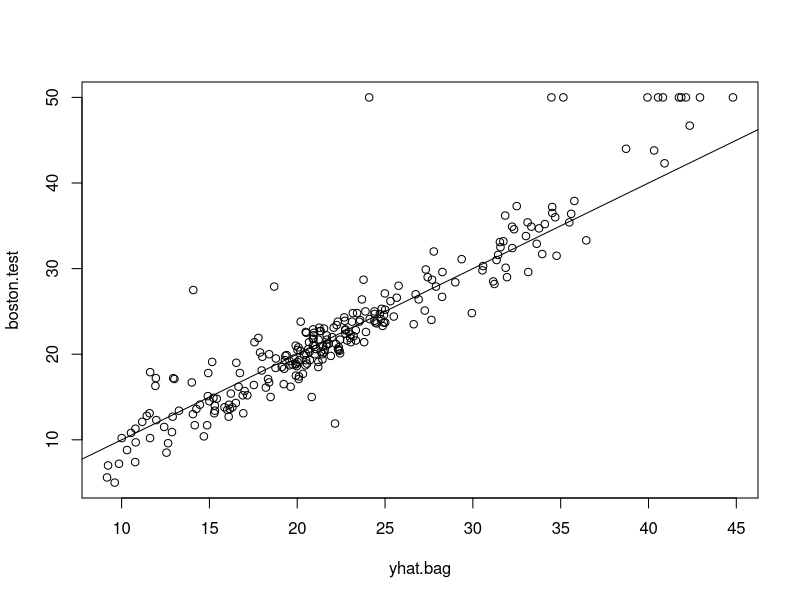

This chart was generated by the following R code:
library(randomForest)
library(MASS)
data(Boston)

set.seed(10)

train = sample(1:nrow(Boston), nrow(Boston)/2)

bag.boston = randomForest(medv ~ ., data = Boston, subset = train, mtry = 3,
                          importance = TRUE)
bag.boston


yhat.bag = predict(bag.boston, newdata = Boston[-train, ])
boston.test = Boston[-train, "medv"]

plot(yhat.bag, boston.test)
abline(0,1)
mean((yhat.bag-boston.test)^2)  


bag.boston = randomForest(medv ~ ., data = Boston, subset = train,
                          mtry = 3, ntree = 25)
bag.boston

yhat.bag = predict(bag.boston, newdata = Boston[-train, ])
mean((yhat.bag-boston.test)^2)  

